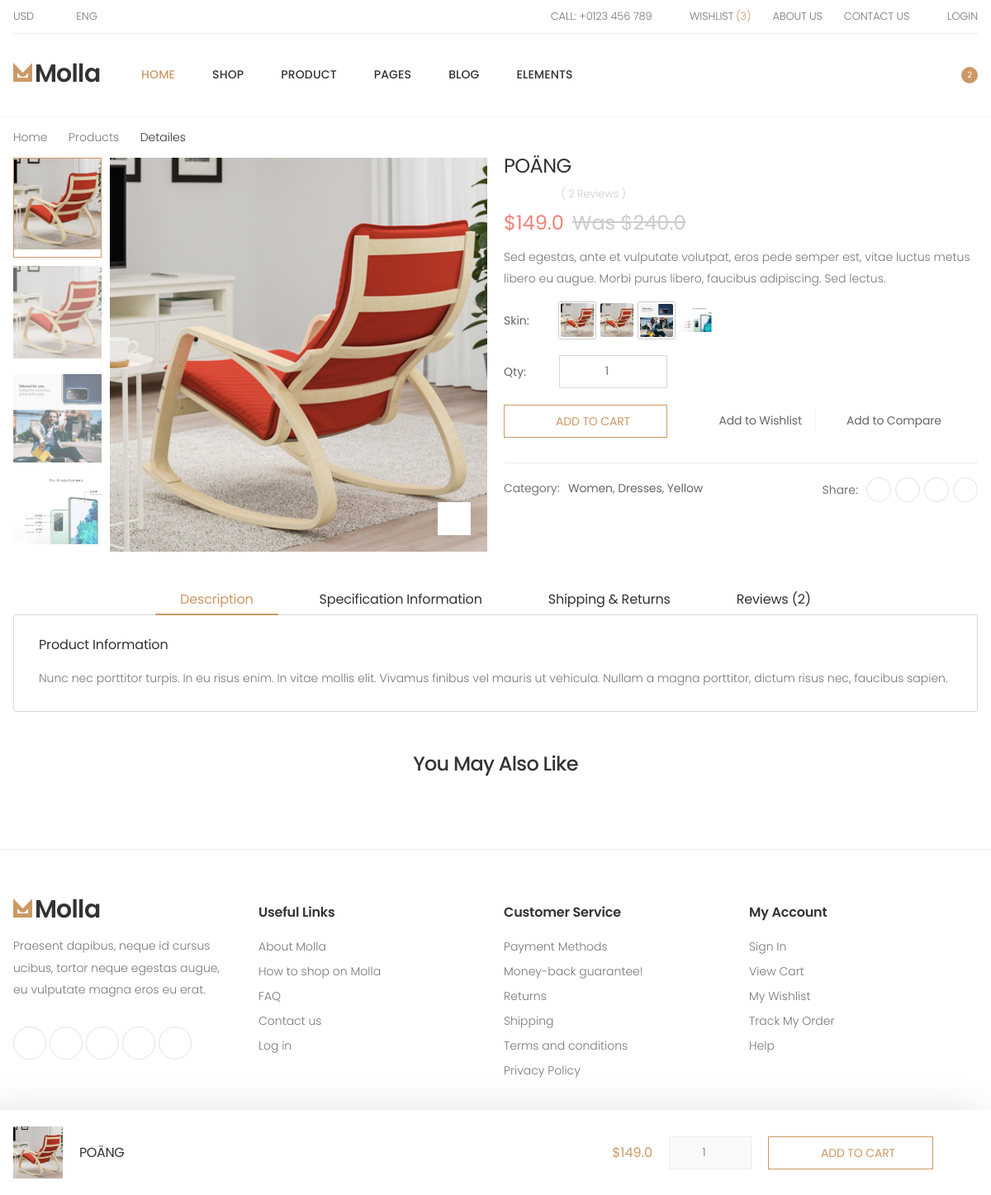
Page /details/DealOfDayProduct on the committed database.
### home/models.py (models this page shows, shortened)
class Product(models.Model):
    name = models.CharField(max_length=400)
    price = models.FloatField()
    discount_price = models.FloatField(default=0)
    category = models.ForeignKey(Category,on_delete=models.CASCADE)
    sub_category = models.ForeignKey(SubCategory,on_delete=models.CASCADE)
    image1 = models.ImageField(upload_to = 'media')#upload Image code
    image2 = models.ImageField(upload_to = 'media')#upload Image code
    image3 = models.ImageField(upload_to = 'media')#upload Image code
    image4 = models.ImageField(upload_to = 'media',null=True)#upload Image code
    brief_Description = models.TextField(blank = True)
    description = models.TextField(blank = True)
    specification = models.TextField(blank=True)
    shipping = models.TextField(blank=True)
    slug = models.TextField(unique = True)
    labels = models.CharField(choices= LABELS,max_length=100)
    stock = models.CharField(choices= STOCK,max_length=100)
    brand = models.ForeignKey(Brand,on_delete=models.CASCADE, default=1)

### home/views.py (the view)
# urls.py: path('details/<slug>', ProductDetaileView.as_view(), name='detail'),
class ProductDetaileView(Base):
    def get(self,request,slug):
        self.views
        self.views['details'] = Product.objects.filter(slug = slug)
        return render(request,'product.html',self.views)

### templates/product.html (shortened to what this page needs)
{% extends 'product-base.html' %}
{% block content %}
{% load static %}
        <main class="main">
            <nav aria-label="breadcrumb" class="breadcrumb-nav border-0 mb-0">
                <div class="container d-flex align-items-center">
                    <ol class="breadcrumb">
                        <li class="breadcrumb-item"><a href="index.html">Home</a></li>
                        <li class="breadcrumb-item"><a href="#">Products</a></li>
                        <li class="breadcrumb-item active" aria-current="page">Detailes</li>
                    </ol>
                </div>
            </nav>
            <div class="page-content">
                <div class="container">
                    <div class="product-details-top">
                        {% for detail in details %}
                        <div class="row">
                            <div class="col-md-6">
                                <div class="product-gallery product-gallery-vertical">
                                    <div class="row">
                                        <figure class="product-main-image">
                                            <img id="product-zoom" src="{{detail.image1.url}}" data-zoom-image="{{detail.image1.url}}" alt="product image">
                                            <a href="#" id="btn-product-gallery" class="btn-product-gallery">
                                                <i class="icon-arrows"></i>
                                            </a>
                                        </figure>
                                        <div id="product-zoom-gallery" class="product-image-gallery">
                                            <a class="product-gallery-item active" href="#" data-image="{{detail.image1.url}}" data-zoom-image="{{detail.image1.url}}">
                                                <img src="{{detail.image1.url}}" alt="product side">
                                            </a>
                                            <a class="product-gallery-item" href="#" data-image="{{detail.image2.url}}" data-zoom-image="{{detail.image2.url}}">
                                                <img src="{{detail.image2.url}}" alt="product cross">
                                            </a>
                                            <a class="product-gallery-item" href="#" data-image="{{detail.image3.url}}" data-zoom-image="{{detail.image3.url}}">
                                                <img src="{{detail.image3.url}}" alt="product with model">
                                            </a>
                                            <a class="product-gallery-item" href="#" data-image="{{detail.image4.url}}" data-zoom-image="{{detail.image4.url}}">
                                                <img src="{{detail.image4.url}}" alt="product back">
                                            </a>
                                        </div>
                                    </div>
                                </div>
                            </div>
                            <div class="col-md-6">
                                <div class="product-details">
                                    <h1 class="product-title">{{detail.name}}</h1>
                                    <div class="ratings-container">
                                        <div class="ratings">
                                            <div class="ratings-val" style="width: 80%;"></div>
                                        </div>
                                        <a class="ratings-text" href="#product-review-link" id="review-link">( 2 Reviews )</a>
                                    </div>
                                    <div class="product-price">
                                        {% if detail.discount_price > 0  %}
                                        <span class="new-price">${{detail.discount_price}}</span>
                                        <span class="old-price">Was ${{detail.price}}</span>
                                        {% endif %}
                                    </div>
                                    <div class="product-content">
                                        <p>{{detail.brief_Description}}</p>
                                    </div>
                                    <div class="details-filter-row details-row-size">
                                        <label>Skin:</label>
                                        <div class="product-nav product-nav-thumbs">
                                            <a href="#" class="active">
                                                <img src="{{detail.image1.url}}" alt="product desc">
                                            </a>
                                            <a href="#">
                                                <img src="{{detail.image2.url}}">
                                            </a>
                                            <a href="#" class="active">
                                                <img src="{{detail.image3.url}}" alt="product desc">
                                            </a>
                                            <a href="#">
                                                <img src="{{detail.image4.url}}">
                                            </a>
                                        </div>
                                    </div>
                                    <div class="details-filter-row details-row-size">
                                        <label for="qty">Qty:</label>
                                        <div class="product-details-quantity">
                                            <input type="number" id="qty" class="form-control" value="1" min="1" max="10" step="1" data-decimals="0" required>
                                        </div>
                                    </div>
                                    <div class="product-details-action">
                                        <a href="#" class="btn-product btn-cart"><span>add to cart</span></a>
                                        <div class="details-action-wrapper">
                                            <a href="#" class="btn-product btn-wishlist" title="Wishlist"><span>Add to Wishlist</span></a>
                                            <a href="#" class="btn-product btn-compare" title="Compare"><span>Add to Compare</span></a>
                                        </div>
                                    </div>
                                    <div class="product-details-footer">
                                        <div class="product-cat">
                                            <span>Category:</span>
                                            <a href="#">Women</a>,
                                            <a href="#">Dresses</a>,
                                            <a href="#">Yellow</a>
                                        </div>
                                        <div class="social-icons social-icons-sm">
                                            <span class="social-label">Share:</span>
                                            <a href="#" class="social-icon" title="Facebook" target="_blank"><i class="icon-facebook-f"></i></a>
                                            <a href="#" class="social-icon" title="Twitter" target="_blank"><i class="icon-twitter"></i></a>
                                            <a href="#" class="social-icon" title="Instagram" target="_blank"><i class="icon-instagram"></i></a>
                                            <a href="#" class="social-icon" title="Pinterest" target="_blank"><i class="icon-pinterest"></i></a>
                                        </div>
                                    </div>
                                </div>
                            </div>
                        </div>
                        {% endfor %}
                    </div>
                    {% for detail in details %}
                    <div class="product-details-tab">
                        <ul class="nav nav-pills justify-content-center" role="tablist">
                            <li class="nav-item">
                                <a class="nav-link active" id="product-desc-link" data-toggle="tab" href="#product-desc-tab" role="tab" aria-controls="product-desc-tab" aria-selected="true">Description</a>
                            </li>
                            <li class="nav-item">
                                <a class="nav-link" id="product-info-link" data-toggle="tab" href="#product-info-tab" role="tab" aria-controls="product-info-tab" aria-selected="false">Specification information</a>
                            </li>
                            <li class="nav-item">
                                <a class="nav-link" id="product-shipping-link" data-toggle="tab" href="#product-shipping-tab" role="tab" aria-controls="product-shipping-tab" aria-selected="false">Shipping & Returns</a>
                            </li>
                            <li class="nav-item">
                                <a class="nav-link" id="product-review-link" data-toggle="tab" href="#product-review-tab" role="tab" aria-controls="product-review-tab" aria-selected="false">Reviews (2)</a>
                            </li>
                        </ul>
                        <div class="tab-content">
                            <div class="tab-pane fade show active" id="product-desc-tab" role="tabpanel" aria-labelledby="product-desc-link">
                                <div class="product-desc-content">
                                    <h3>Product Information</h3>
                                    <p>{{detail.description}}</p>
                                </div>
                            </div>
                        </div>
                    </div>
                    {% endfor %}
                    <h2 class="title text-center mb-4">You May Also Like</h2>
                </div>
            </div>
        </main>
        <div class="sticky-bar">
            <div class="container">
                {% for detail in details %}
                <div class="row">
                    <div class="col-6">
                        <figure class="product-media">
                            <a href="product.html">
                                <img src="{{detail.image1.url}}" alt="Product image">
                            </a>
                        </figure>
                        <h4 class="product-title"><a href="product.html">{{detail.name}}</a></h4>
                    </div>
                    <div class="col-6 justify-content-end">
                        <div class="product-price">
                            ${{detail.discount_price}}
                        </div>
                        <div class="product-details-quantity">
                            <input type="number" id="sticky-cart-qty" class="form-control" value="1" min="1" max="10" step="1" data-decimals="0" required>
                        </div>
                        <div class="product-details-action">
                            <a href="#" class="btn-product btn-cart"><span>add to cart</span></a>
                            <a href="#" class="btn-product btn-wishlist" title="Wishlist"><span>Add to Wishlist</span></a>
                        </div>
                    </div>
                </div>
                {% endfor %}
            </div>
        </div>
   {% endblock %}

### rows in the picture
Product: image1 (picture), image2 (picture), image3 (picture), image4 (picture), name "POÄNG", discount_price "149.0", price "240.0", brief_Description "Sed egestas, ante et vulputate volutpat, eros pede semper est, vitae luctus metus libero eu augue. Morbi purus libero, faucibus adipiscing. Sed lectus.", description "Nunc nec porttitor turpis. In eu risus enim. In vitae mollis elit. Vivamus finibus vel mauris ut vehicula. Nullam a magna porttitor, dictum risus nec, faucibus sapien."
